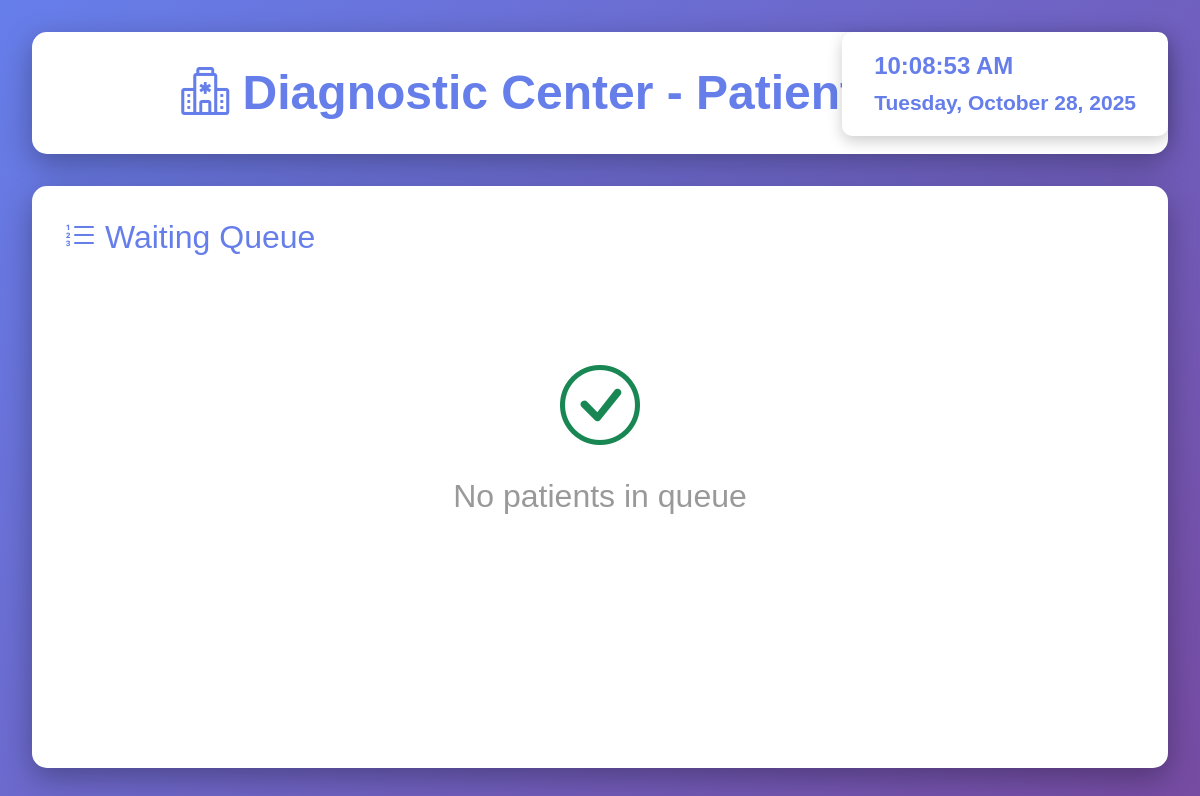
/accounts/display-monitor/, run on an earlier commit of the app's database.
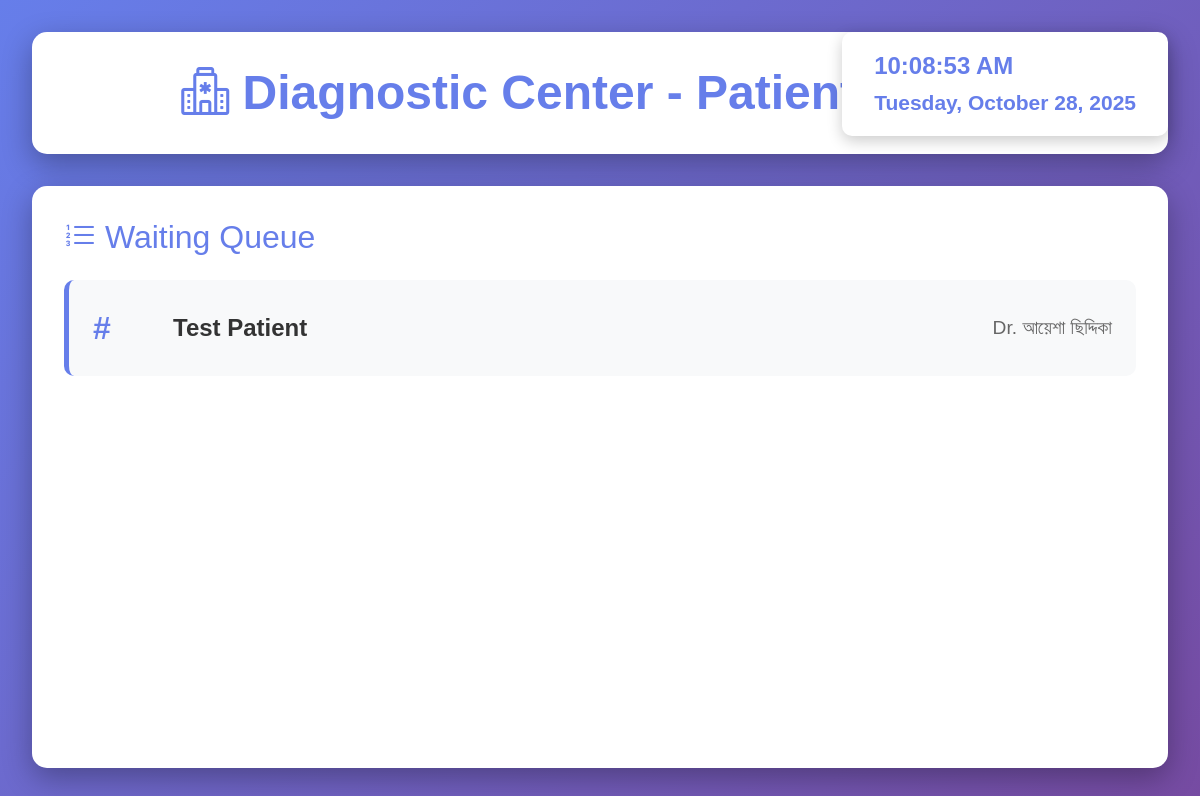
And on a later commit of the database.
### appointments/models.py (models this page shows, shortened)
class Appointment(models.Model):
    STATUS_CHOICES = [
        ('waiting', 'Waiting'),
        ('called', 'Called'),
        ('in_consultation', 'In Consultation'),
        ('completed', 'Completed'),
        ('cancelled', 'Cancelled'),
        ('no_show', 'No Show'),
    ]
    appointment_number = models.CharField(max_length=20, unique=True, editable=False)
    patient = models.ForeignKey(Patient, on_delete=models.CASCADE, related_name='appointments')
    doctor = models.ForeignKey(
        settings.AUTH_USER_MODEL,
        on_delete=models.CASCADE,
        related_name='doctor_appointments',
        limit_choices_to={'role': 'DOCTOR'}
    )
    serial_number = models.IntegerField(help_text="Queue serial number for the day")
    appointment_date = models.DateField()
    appointment_time = models.TimeField(null=True, blank=True)
    status = models.CharField(max_length=20, choices=STATUS_CHOICES, default='waiting')
    check_in_time = models.DateTimeField(auto_now_add=True)
    called_time = models.DateTimeField(null=True, blank=True)
    started_time = models.DateTimeField(null=True, blank=True)
    completed_time = models.DateTimeField(null=True, blank=True)
    consultation_fee = models.DecimalField(max_digits=10, decimal_places=2, default=500)
    payment_status = models.CharField(max_length=20, choices=[
        ('unpaid', 'Unpaid'),
        ('paid', 'Paid'),
        ('partial', 'Partial'),
    ], default='unpaid')
    appointment_type = models.CharField(max_length=20, choices=[
        ('walk_in', 'Walk-in'),
        ('scheduled', 'Scheduled'),
        ('emergency', 'Emergency'),
    ], default='walk_in')
    reason = models.TextField(blank=True, help_text="Reason for visit")
    notes = models.TextField(blank=True)
    created_by = models.ForeignKey(
        settings.AUTH_USER_MODEL,
        on_delete=models.SET_NULL,
        null=True,
        related_name='created_appointments'
    )
    room_number = models.CharField(max_length=20, blank=True)
    class Meta:
        ordering = ['appointment_date', 'serial_number']
        unique_together = ['doctor', 'appointment_date', 'serial_number']
        indexes = [
            models.Index(fields=['appointment_date', 'doctor', 'status']),
            models.Index(fields=['appointment_number']),
        ]

### patients/models.py (models this page shows, shortened)
class Patient(models.Model):
    GENDER_CHOICES = [
        ('M', 'Male'),
        ('F', 'Female'),
        ('O', 'Other'),
    ]
    BLOOD_GROUP_CHOICES = [
        ('A+', 'A+'), ('A-', 'A-'),
        ('B+', 'B+'), ('B-', 'B-'),
        ('AB+', 'AB+'), ('AB-', 'AB-'),
        ('O+', 'O+'), ('O-', 'O-'),
    ]
    patient_id = models.CharField(max_length=20, unique=True, editable=False)
    first_name = models.CharField(max_length=100)
    last_name = models.CharField(max_length=100)
    date_of_birth = models.DateField()
    gender = models.CharField(max_length=1, choices=GENDER_CHOICES)
    blood_group = models.CharField(max_length=3, choices=BLOOD_GROUP_CHOICES, blank=True)
    phone = models.CharField(max_length=20)
    email = models.EmailField(blank=True)
    address = models.TextField()
    city = models.CharField(max_length=100)
    emergency_contact_name = models.CharField(max_length=100)
    emergency_contact_phone = models.CharField(max_length=20)
    emergency_contact_relation = models.CharField(max_length=50)
    allergies = models.TextField(blank=True, help_text="List of known allergies")
    chronic_conditions = models.TextField(blank=True, help_text="List of chronic conditions")
    registered_by = models.ForeignKey(
        settings.AUTH_USER_MODEL,
        on_delete=models.SET_NULL,
        null=True,
        related_name='registered_patients'
    )
    registered_at = models.DateTimeField(auto_now_add=True)
    updated_at = models.DateTimeField(auto_now=True)
    is_active = models.BooleanField(default=True)
    class Meta:
        ordering = ['-registered_at']
        indexes = [
            models.Index(fields=['patient_id']),
            models.Index(fields=['phone']),
            models.Index(fields=['registered_at']),
        ]
    def get_full_name(self):
        return f"{self.first_name} {self.last_name}"

### accounts/models.py (models this page shows, shortened)
class User(AbstractUser):
    ROLE_CHOICES = [
        ('ADMIN', 'Admin'),
        ('DOCTOR', 'Doctor'),
        ('RECEPTIONIST', 'Receptionist'),
        ('LAB', 'Lab Staff'),
        ('PHARMACY', 'Pharmacy Staff'),
        ('CANTEEN', 'Canteen Staff'),
    ]
    role = models.CharField(max_length=20, choices=ROLE_CHOICES, default='RECEPTIONIST')
    phone = models.CharField(max_length=20, blank=True)
    address = models.TextField(blank=True)
    specialization = models.CharField(max_length=100, blank=True, help_text="For doctors")
    license_number = models.CharField(max_length=50, blank=True, help_text="Professional license")
    profile_picture = models.ImageField(upload_to='profiles/', blank=True, null=True)
    is_active = models.BooleanField(default=True)
    created_at = models.DateTimeField(auto_now_add=True)
    updated_at = models.DateTimeField(auto_now=True)
    class Meta:
        ordering = ['-created_at']

### accounts/views.py (the view)
# urls.py: path('display-monitor/', views.display_monitor, name='display_monitor'),
def display_monitor(request):
    from django.http import JsonResponse
    today = timezone.now().date()
    current_appointments = Appointment.objects.filter(
        appointment_date=today,
        status='in_consultation'
    ).select_related('patient', 'doctor')
    waiting_queue = Appointment.objects.filter(
        appointment_date=today,
        status='waiting'
    ).select_related('patient', 'doctor').order_by('serial_number')
    context = {
        'current_appointments': current_appointments,
        'waiting_queue': waiting_queue,
    }
    return render(request, 'accounts/display_monitor.html', context)

### templates/accounts/display_monitor.html (shortened to what this page needs)
<!DOCTYPE html>
<html lang="en">
<head>
    <link href="https://cdn.jsdelivr.net/npm/bootstrap@5.3.0/dist/css/bootstrap.min.css" rel="stylesheet">
    <link rel="stylesheet" href="https://cdn.jsdelivr.net/npm/bootstrap-icons@1.11.0/font/bootstrap-icons.css">
</head>
<body>
    <div class="time-display" id="currentTime"></div>
    <div class="display-container">
        <div class="header">
            <h1><i class="bi bi-hospital"></i> Diagnostic Center - Patient Queue</h1>
        </div>
        <div class="queue-list">
            <h3><i class="bi bi-list-ol"></i> Waiting Queue</h3>
            <div id="queueContainer">
                {% if waiting_queue %}
                    {% for appointment in waiting_queue %}
                    <div class="queue-item">
                        <div class="queue-number">#{{ appointment.queue_number }}</div>
                        <div class="patient-name">{{ appointment.patient.get_full_name }}</div>
                        <div class="doctor-name">Dr. {{ appointment.doctor.get_full_name }}</div>
                    </div>
                    {% endfor %}
                {% else %}
                    <div class="no-patients">
                        <i class="bi bi-check-circle display-1 text-success"></i>
                        <p class="mt-3">No patients in queue</p>
                    </div>
                {% endif %}
            </div>
        </div>
    </div>
</body>
</html>

What changed in the data, as far as the page shows it:
added Appointment: patient.get_full_name "Test Patient", doctor.get_full_name "আয়েশা ছিদ্দিকা"
Also different on the page:
text no longer shown: "No patients in queue"
